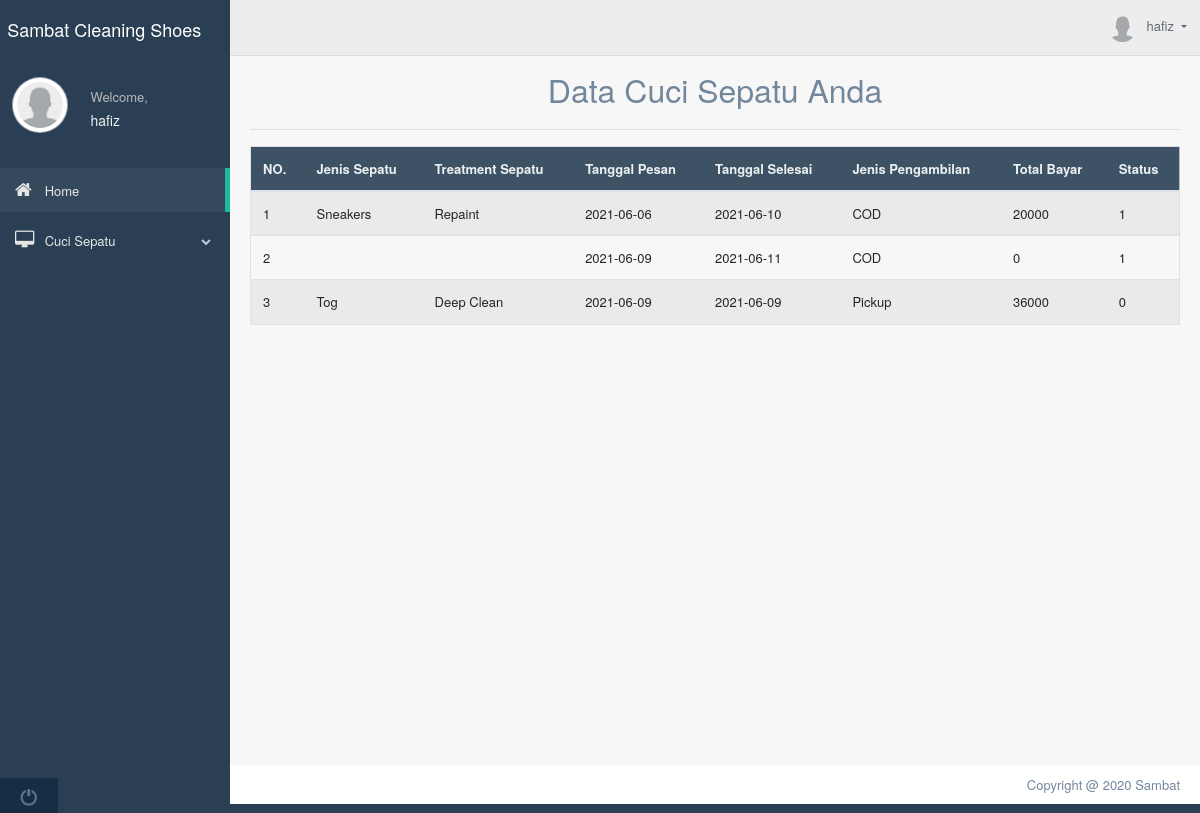
Page /index.php?page=tampil_transaksi (signed in) on the committed database.
### tables this page shows
CREATE TABLE `transaksi` (
  `id_transaksi` int NOT NULL,
  `id_user` int NOT NULL,
  `sistem_pengambilan` varchar(10) NOT NULL,
  `total` int NOT NULL,
  `tanggal_masuk` date NOT NULL,
  `tanggal_keluar` date NOT NULL,
  `jenis_sepatu` varchar(10) NOT NULL,
  `jenis_treatment` varchar(50) NOT NULL,
  `total_bayar` int NOT NULL,
  `status` int NOT NULL DEFAULT '0'
);

### tampil.php (the view, shortened to what this page needs)
<?php
$id_user=$_SESSION['id_user'];
include('config.php');
?>
	<div class="container" style="margin-top:20px">
		<center><font size="6">Data Cuci Sepatu Anda</font></center>
		<hr>
		<div class="table-responsive">
		<table class="table table-striped jambo_table bulk_action">
			<thead>
				<tr>
					<th>NO.</th>
					<th>Jenis Sepatu</th>
					<th>Treatment Sepatu</th>
					<th>Tanggal Pesan</th>
					<th>Tanggal Selesai</th>
					<th>Jenis Pengambilan</th>
					<th>Total Bayar</th>
					<th>Status</th>
				</tr>
			</thead>
			<tbody>
				<?php
				$sql = mysqli_query($koneksi, "SELECT * FROM transaksi where transaksi.id_user = '$id_user' ") or die(mysqli_error($koneksi));
				if(mysqli_num_rows($sql) > 0){
					$no = 1;
					while($data = mysqli_fetch_assoc($sql)){
						echo '
						<tr>
							<td>'.$no.'</td>
							<td>'.$data['jenis_sepatu'].'</td>
							<td>'.$data['jenis_treatment'].'</td>
							<td>'.$data['tanggal_masuk'].'</td>
							<td>'.$data['tanggal_keluar'].'</td>
							<td>'.$data['sistem_pengambilan'].'</td>
							<td>'.$data['total_bayar'].'</td>
							<td>'.$data['status'].'</td>
						</tr>
						';
						$no++;
					}
				}else{
					echo '
					<tr>
						<td colspan="6">Tidak ada data.</td>
					</tr>
					';
				}
				?>
		</table>
	</div>
	</div>

### rows in the picture
transaksi: jenis_sepatu "Sneakers", jenis_treatment "Repaint", tanggal_masuk "2021-06-06", tanggal_keluar "2021-06-10", sistem_pengambilan "COD", total_bayar "20000", status "1"
transaksi: tanggal_masuk "2021-06-09", tanggal_keluar "2021-06-11", sistem_pengambilan "COD", total_bayar "0", status "1"
transaksi: jenis_sepatu "Tog", jenis_treatment "Deep Clean", tanggal_masuk "2021-06-09", tanggal_keluar "2021-06-09", sistem_pengambilan "Pickup", total_bayar "36000", status "0"

### other values in the picture
$_SESSION['username'] "hafiz"
